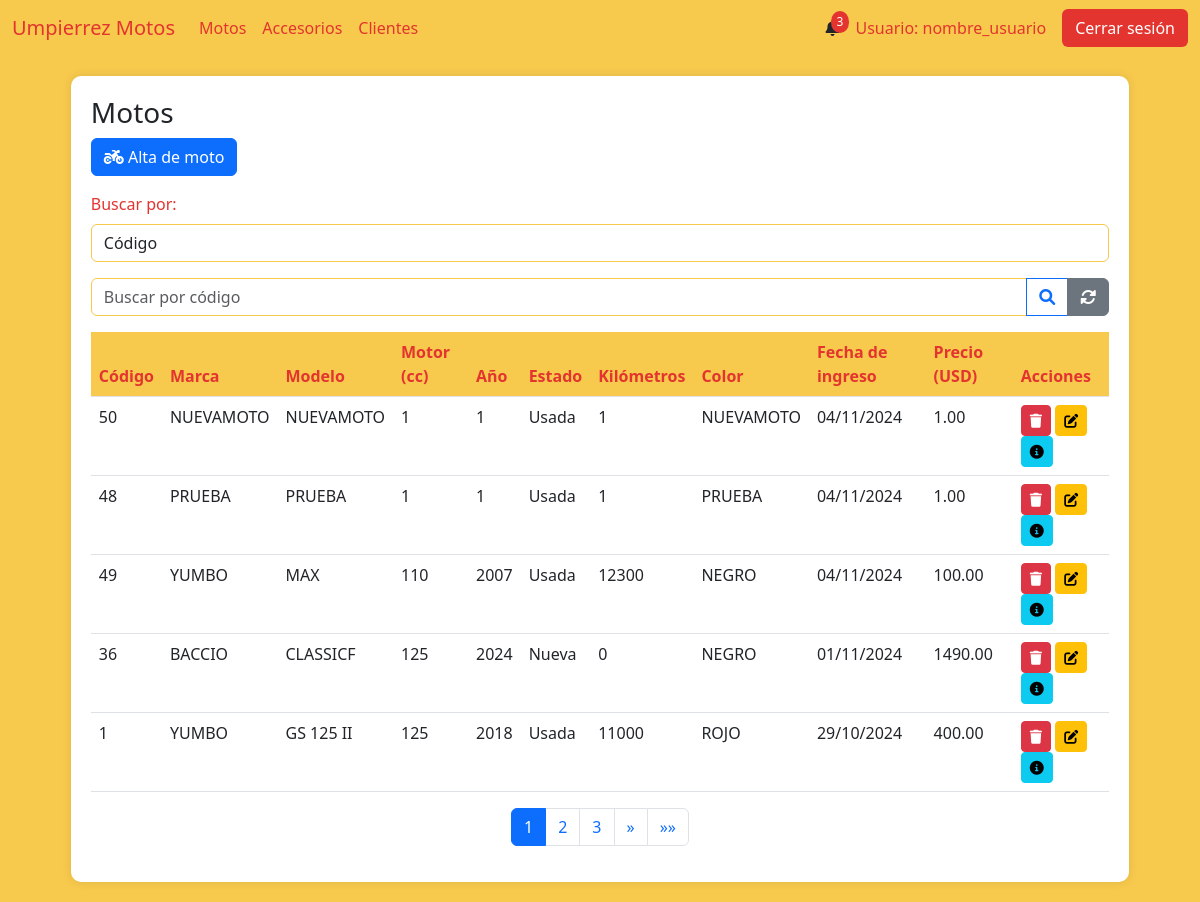
Page /motos on the earlier database version.
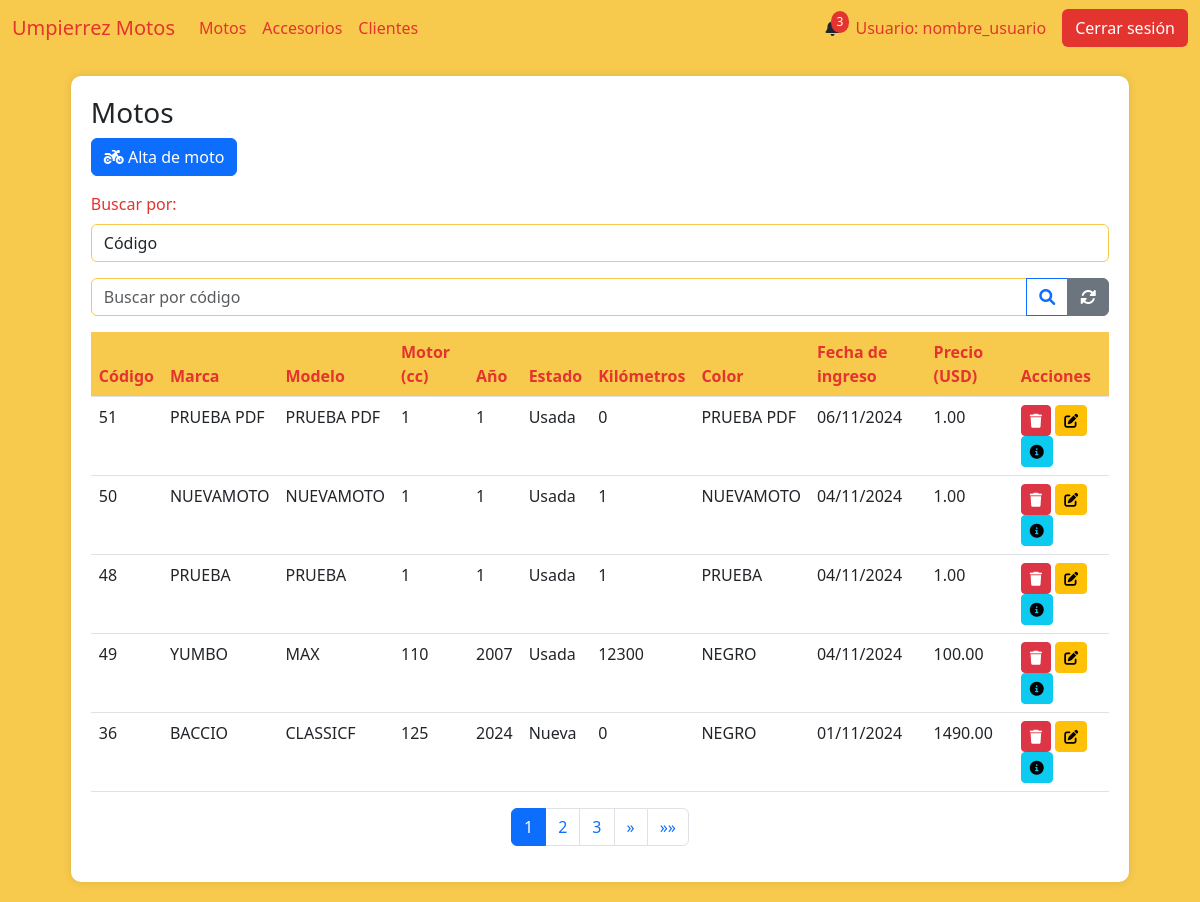
Same page on the later database version.
### AppUM/models.py (models this page shows)
class Moto(models.Model):
    marca = models.CharField(max_length=20)
    modelo = models.CharField(max_length=20)
    anio = models.IntegerField()
    motor = models.IntegerField()
    estado = models.CharField(max_length=10)
    kilometros = models.IntegerField()
    precio = models.DecimalField(max_digits=10, decimal_places=2)
    color = models.CharField(max_length=20)
    num_motor = models.CharField(max_length=40, unique=True)
    num_chasis = models.CharField(max_length=40, unique=True)
    foto = models.ImageField(null=True, blank=True, upload_to="motos/fotos/")
    pertenece_tienda = models.BooleanField()
    pertenece_taller = models.BooleanField()
    identificacion_pdf = models.FileField(upload_to='motos/pdfs/', null=True, blank=True)
    observaciones = models.TextField(null=True, blank=True)
    fecha_ingreso = models.DateTimeField(auto_now_add=True)

### AppUM/views.py (the view)
# urls.py: path('motos', views.vista_inventario_motos,name="Motos"),
def vista_inventario_motos(req):
    motos = Moto.objects.filter(pertenece_tienda=1).order_by('-fecha_ingreso')
    logo_um = Logos.objects.get(id=1)
    paginator = Paginator(motos, 5)  # 5 motos por página
    page_number = req.GET.get('page')  # Obtiene el número de página desde la URL
    page_obj = paginator.get_page(page_number)  # Obtiene la página solicitada
    return render(req,"perfil_administrativo/motos/motos.html",{'page_obj': page_obj,"motos":motos,"logo_um":logo_um.logo_UM.url if logo_um.logo_UM else None})

### AppUM/templates/perfil_administrativo/motos/motos.html (shortened to what this page needs)
{% extends "perfil_administrativo/padre_perfil_administrativo.html" %}
{% load static %}
{% block contenidoQueCambia %}
<link href="https://cdnjs.cloudflare.com/ajax/libs/font-awesome/6.0.0/css/all.min.css" rel="stylesheet">
<link href="https://cdn.jsdelivr.net/npm/bootstrap-icons@1.10.0/font/bootstrap-icons.css" rel="stylesheet">
<div class="table-container" id="inventarios">
    <h3>Motos</h3>
    <a href="{% url 'MotoAlta' %}" class="btn btn-primary mb-3">
        <i class="fas fa-motorcycle"></i> Alta de moto
    </a>
    <div class="mb-3">
        <label for="estado" class="form-label">Buscar por:</label>
        <select class="form-control" name="estado_moto" id="tipo_busqueda" onchange="tipo_busqueda()">
            <option value="codigo">Código</option>
        </select>
    </div>
    <form action="{% url 'BusquedaCodigo' %}" enctype="multipart/form-data" method="get" id="busqueda_codigo">{% csrf_token %}
        <div class="input-group mb-3">
            <input type="number" name="codigo" class="form-control" placeholder="Buscar por código" required>
            <button class="btn btn-outline-primary" type="submit">
                <i class="fas fa-search"></i>
            </button>
            <a href="{% url 'Motos' %}" class="btn btn-secondary">
                <i class="fas fa-sync-alt"></i>
            </a>
        </div>
    </form>
    <table class="table">
        <thead>
            <tr>
                <th>Código</th>
                <th>Marca</th>
                <th>Modelo</th>
                <th>Motor (cc)</th>
                <th>Año</th>
                <th>Estado</th>
                <th>Kilómetros</th>
                <th>Color</th>
                <th>Fecha de ingreso</th>
                <th>Precio (USD)</th>
                <th>Acciones</th>
            </tr>
        </thead>
        <tbody>
            {% if page_obj %}
                {% for moto in page_obj %}
                <tr>
                    <td>{{ moto.id }}</td>
                    <td>{{ moto.marca }}</td>
                    <td>{{ moto.modelo }}</td>
                    <td>{{ moto.motor }}</td>
                    <td>{{ moto.anio }}</td>
                    <td>{{ moto.estado }}</td>
                    <td>{{ moto.kilometros }}</td>
                    <td>{{ moto.color }}</td>
                    <td>{{ moto.fecha_ingreso|date:"d/m/Y" }}</td>
                    <td>{{ moto.precio }}</td>
                    <td>
                        <a href="{% url 'MotoBaja' moto.id %}"><button class="btn btn-sm btn-danger"><i class="fas fa-trash"></i></button></a>
                        <a href="{% url 'MotoModificacion' moto.id %}"><button class="btn btn-sm btn-warning"><i class="fas fa-edit"></i></button></a>
                        <a href="{% url 'MotoDetalles' moto.id %}"><button class="btn btn-sm btn-info"><i class="fas fa-info-circle"></i></button></a>
                    </td>
                </tr>
                {% endfor %}
            {% else %}
                <tr>
                    <td colspan="9" class="text-center text-muted">
                        No hay registros de motos disponibles.
                    </td>
                </tr>
            {% endif %}
        </tbody>
    </table>
    <nav aria-label="Page navigation">
        <ul class="pagination justify-content-center">
            {% for num in page_obj.paginator.page_range %}
            <li class="page-item {% if page_obj.number == num %}active{% endif %}">
                <a class="page-link" href="?page={{ num }}">{{ num }}</a>
            </li>
            {% endfor %}
            {% if page_obj.has_next %}
            <li class="page-item">
                <a class="page-link" href="?page={{ page_obj.next_page_number }}" aria-label="Siguiente">
                    <span aria-hidden="true">&raquo;</span>
                </a>
            </li>
            <li class="page-item">
                <a class="page-link" href="?page={{ page_obj.paginator.num_pages }}" aria-label="Última">
                    <span aria-hidden="true">&raquo;&raquo;</span>
                </a>
            </li>
            {% endif %}
        </ul>
    </nav>
</div>
{% endblock %}

### AppUM/templates/perfil_administrativo/padre_perfil_administrativo.html (shortened to what this page needs)
<!DOCTYPE html>
<html lang="es">
<head>
    {% load static %}
    <link href="https://cdn.jsdelivr.net/npm/bootstrap@5.3.0/dist/css/bootstrap.min.css" rel="stylesheet">
    <link href="https://cdnjs.cloudflare.com/ajax/libs/font-awesome/6.0.0/css/all.min.css" rel="stylesheet">
    <link href="{% static 'css/styles.css' %}" rel="stylesheet" />
</head>
<body>
    <nav class="navbar navbar-expand-lg navbar-custom">
        <div class="container-fluid">
            <a class="navbar-brand" href="#">Umpierrez Motos</a>
            <div class="collapse navbar-collapse" id="navbarNav">
                <ul class="navbar-nav me-auto mb-2 mb-lg-0">
                    <li class="nav-item">
                        <a class="nav-link" href="{% url 'Motos' %}" onclick="">Motos</a>
                    </li>
                    <li class="nav-item">
                        <a class="nav-link" href="{% url 'Accesorios' %}" onclick="">Accesorios</a>
                    </li>
                    <li class="nav-item">
                        <a class="nav-link" href="{% url 'Clientes' %}" onclick="">Clientes</a>
                    </li>
                </ul>
                <div class="d-flex align-items-center">
                    <div class="notification-bell">
                        <span class="notification-count" id="notificationCount">3</span>
                    </div>
                    <span class="navbar-text ms-3 me-3">
                        Usuario: nombre_usuario
                    </span>
                    <button class="btn btn-logout">Cerrar sesión</button>
                </div>
            </div>
        </div>
    </nav>
    <div class="container-fluid" id="content">
        {% block contenidoQueCambia %}
        {% endblock %}
    </div>
</body>
</html>

### AppUM/static/css/styles.css (style rules this page uses)
body { background-color: #f7ca4d; }
.form-label { color: #e3342f; }
.form-control { border-color: #f7ca4d; }
.navbar-custom { background-color: #f7ca4d; }
.navbar-brand, .nav-link, .navbar-text { color: #e3342f !important; }
.btn-logout { background-color: #e3342f; color: #fff; }
.table-container { background-color: #fff; border-radius: 10px; padding: 20px; box-shadow: 0px 0px 10px rgba(0, 0, 0, 0.1); margin: 20px auto; max-width: 90%; }
.table th { background-color: #f7ca4d; color: #e3342f; }
.notification-bell { position: relative; cursor: pointer; }
.notification-count { position: absolute; top: -5px; right: -10px; background-color: #e3342f; color: #fff; border-radius: 50%; padding: 2px 6px; font-size: 12px; }

Differences in the rows shown:
no longer on this page (row unchanged): Moto: id "1", marca "YUMBO", modelo "GS 125 II", motor "125", anio "2018", estado "Usada", kilometros "11000", color "ROJO", fecha_ingreso "29/10/2024", precio "400.00"
added Moto: id "51", marca "PRUEBA PDF", modelo "PRUEBA PDF", motor "1", anio "1", estado "Usada", kilometros "0", color "PRUEBA PDF", fecha_ingreso "06/11/2024", precio "1.00"
